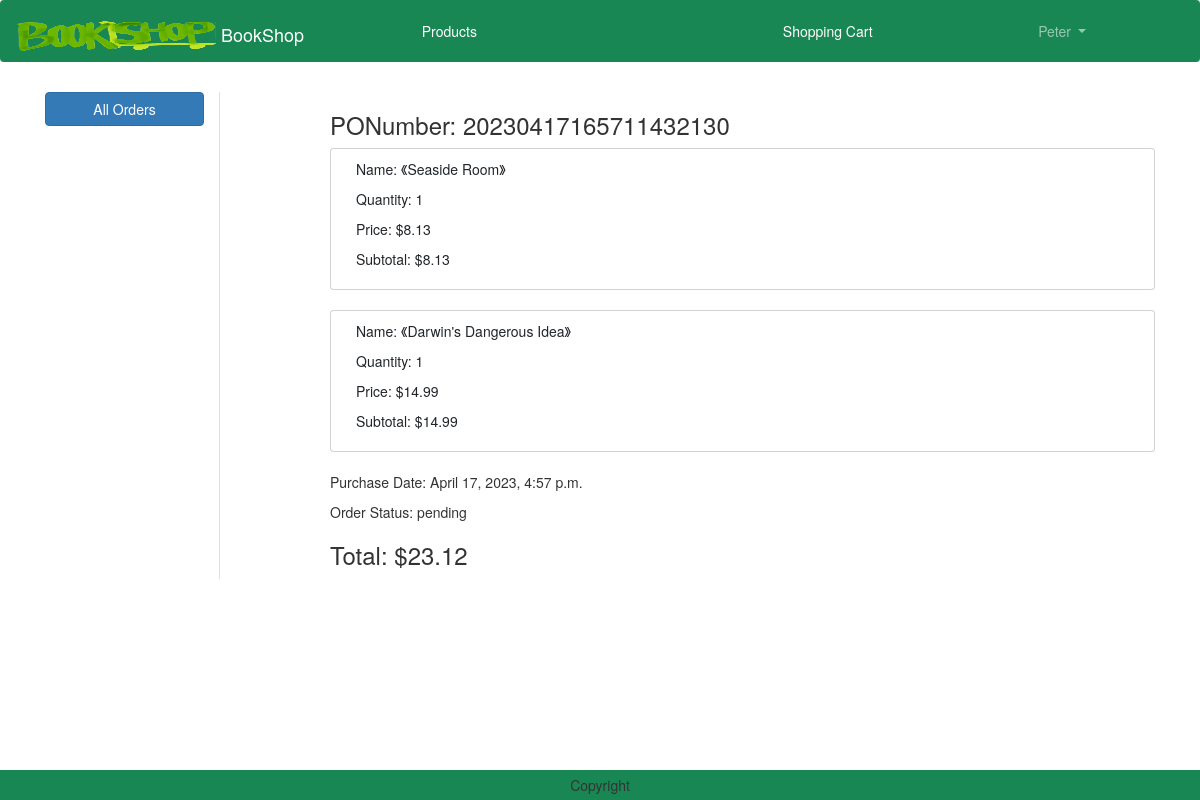
The app's page /orders/20230417165711432130 (signed in) with its own data.
### order/models.py (models this page shows)
class Order(models.Model):
    PONumber = models.CharField(max_length=30, primary_key=True)
    purchaseDate = models.DateTimeField(default=datetime.now)
    status = models.CharField(default=ORDER_STATUS_CHOICES[0][0], choices=ORDER_STATUS_CHOICES, max_length=20)
    user = models.ForeignKey(User,on_delete=models.CASCADE)
    shipmentDate = models.DateTimeField(null=True)
    cancelDate = models.DateTimeField(null=True)
    vendor = models.ForeignKey('vendors.Vendor',on_delete=models.CASCADE, default=4)
    customer = models.ForeignKey('customers.Customer',on_delete=models.CASCADE)

class OrderItem(models.Model):
    product = models.ForeignKey('products.Product', on_delete=models.CASCADE)
    order = models.ForeignKey('order.Order', on_delete=models.CASCADE,)
    price = models.DecimalField(default=0, max_digits=7, decimal_places=2)
    myRate = models.FloatField(null=True)
    myComment = models.CharField(max_length=1000, null=True)
    commentAgain = models.CharField(max_length=1000, null=True)
    RRDate = models.DateTimeField(null=True)
    class Meta:
        unique_together = ("product","order")

### products/models.py (models this page shows, shortened)
class Product(models.Model):
    productName = models.CharField(max_length=100)
    price = models.DecimalField(default=0, max_digits=7, decimal_places=2)
    ISBN = models.CharField(max_length=17)
    author = models.CharField(max_length=100)
    publisher = models.CharField(max_length=100)
    introduction = models.TextField(max_length=1000)
    image = models.ImageField(upload_to='product')
    category = models.ForeignKey('Category', related_name="products", on_delete=models.CASCADE,)
    avgRating = models.FloatField(default=0)
    class Meta:
        indexes = [models.Index(fields=['productName', 'id']),]

### order/views.py (the view)
# urls.py: path('orders/<str:PONumber>',views.OrderDetailView.as_view(), name='order_detail'),
class OrderDetailView(View):
    def get(self, request, PONumber):
        filter = request.GET.get('filter')
        if filter == 'allVendor':
            orders = Order.objects.all().order_by('-purchaseDate')
        else:
            filter == 'all'
            orders = Order.objects.filter(user=request.user).order_by('-purchaseDate')
        order = Order.objects.get(PONumber=PONumber)
        orderitems = OrderItem.objects.filter(order=order)
        nowDate = datetime.now()
        total = 0
        for oi in orderitems:
            value = oi.price
            total = total + value
        context = {
            'nowDate': nowDate,
            'order': order,
            'orderitems': orderitems,
            'total':total,
        }
        return render(request, 'order_detail.html', context)

### templates/order_detail.html (shortened to what this page needs)
{% extends 'base.html' %}
{% load static %}
{% block main-content %}
<div class="container my-5">
    <div class="row">
        <div class="col-sm-2 border-end">
            <ul class="list-unstyled">
                {% for group in request.user.groups.all %}
                    {% if group.name == 'Customer' %}
                        <li class="d-grid"><a href="{% url 'order:orders' %}?filter=all" class="btn btn-primary" {% if filter == 'all' %}class="active"{% endif %}>All Orders</a></li>
                    {% elif group.name == 'Vendor' %}
                        <li class="d-grid"><a href="{% url 'order:orders' %}?filter=allVendor" class="btn btn-primary" {% if filter == 'allVendor' %}class="active"{% endif %}>All Orders</a></li>
                    {% endif %}
                {% endfor %}
            </ul>
        </div>
        <div class="col-sm-9 offset-sm-1">
            <h3>PONumber: {{order.PONumber}}</h3>
            {% for item in orderitems %}
                <div class="card">
                    <div class="card-body">
                        <div class="col-sm-7">
                            <p>Name: 《{{item.product.productName}}》</p>
                            <p>Quantity: 1 </p>
                            <p>Price: ${{item.price}}</p>
                            <p>Subtotal: ${{item.price}}</p>
                        </div>
                    </div>
                </div>
                <br>
            {% endfor %}
                <div class="col-sm">
                    <p>Purchase Date: {{order.purchaseDate}}</p>
                    <p>Order Status: {{order.status}}</p>
                </div>
            <h3>Total: ${{total}}</h3>
        </div>
    </div>
</div>
{% endblock main-content %}

### templates/base.html (shortened to what this page needs)
<!DOCTYPE html>
{% load static %}
<html lang="en">
<head>
    <link href="https://cdn.jsdelivr.net/npm/bootstrap@5.3.0-alpha1/dist/css/bootstrap.min.css" rel="stylesheet">
    <link href="https://cdn.bootcss.com/bootstrap/3.3.7/css/bootstrap.min.css" rel="stylesheet">
    <link rel="stylesheet" href="{% static 'css/owl.carousel.min.css' %}">
    <link rel="stylesheet" href="{% static 'css/all.min.css' %}">
    <link rel="stylesheet" href="{% static 'css/style.css' %}">
    <link rel="stylesheet" href="https://cdnjs.cloudflare.com/ajax/libs/bootstrap-datetimepicker/4.17.47/css/bootstrap-datetimepicker.css">
</head>
<body>
    <nav class="navbar navbar-expand-lg navbar-dark bg-success nav-fill">
        <div class="container-fluid">
          <a class="navbar-brand" href="{% url 'products:home' %}">
            <img src="{% static "logo.png" %}" alt="BookShop" width="200" height="30" class="d-inline-block align-text-top">
            BookShop
          </a>
          <div class="collapse navbar-collapse" id="navbarSupportedContent">
            <ul class="navbar-nav me-auto mb-2 mb-lg-0" style="width:100%; text-align:center">
              <li class="nav-item" style="display:inline-block">
                <a class="nav-link text-white" href="{% url 'products:products' %}">Products</a>
              </li>
            <li class="nav-item" style="display:inline-block">
            </li>
              {% if user.is_authenticated %}
                  {% for group in request.user.groups.all %}
                    {% if group.name == 'Vendor' %}
                      <li class="nav-item mx-2" style="display:inline-block">
                        <a class="nav-link text-white" href="{% url 'products:productsAdd' %}">Add A New Product</a>
                      </li>
                      <li class="nav-item dropdown mx-2" style="display:inline-block">
                        <a class="nav-link dropdown-toggle" href="#" role="button" data-bs-toggle="dropdown" aria-expanded="false">
                          {{ user.username }}
                        </a>
                        <ul class="dropdown-menu" >
                          <li><a class="dropdown-item" href="{% url 'order:orders' %}?filter=allVendor">Orders</a></li>
                          <li><a class="dropdown-item" href="{% url 'logout' %}">Logout</a></li>
                        </ul>
                      </li>
                    {% elif group.name == 'Customer' %}
                      <li class="nav-item mx-2" style="display:inline-block">
                          <a class="nav-link text-white" href="{% url 'shoppingcart' %}">Shopping Cart</a>
                      </li>
                      <li class="nav-item dropdown mx-2" style="display:inline-block">
                          <a class="nav-link dropdown-toggle" href="#" role="button" data-bs-toggle="dropdown" aria-expanded="false">
                            {{ user.username }}
                          </a>
                      </li>
                    {% endif %}
                  {% endfor %}
              {% endif %}
              </ul>
          </div>
        </div>
      </nav>
      {% block main-content %}{% endblock main-content %}
      <div>
        <div style="height:60px"></div>
        <footer class="container-fluid fixed-bottom bg-success text-center p-2 mt-5">
            Copyright
        </footer>
      </div>
</body>
</html>

### records on screen
Order: PONumber "20230417165711432130", purchaseDate "April 17, 2023, 4:57 p.m.", status "pending"
OrderItem: product.productName "Seaside Room", price "8.13"
OrderItem: product.productName "Darwin's Dangerous Idea", price "14.99"

### other values on screen
{{ user.username }} "Peter"
{{ total }} "23.12"
